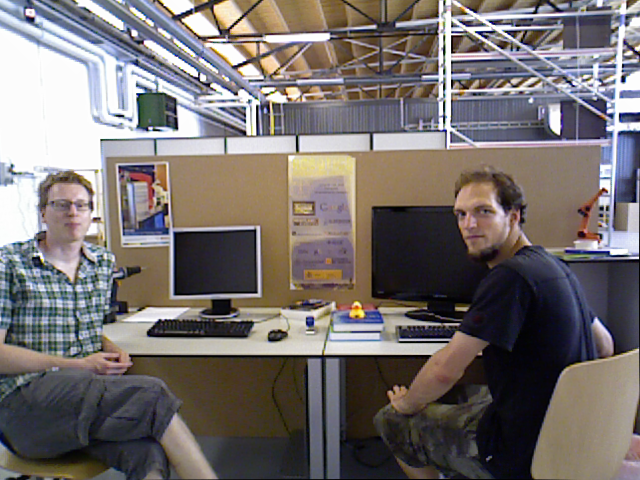
//> input picture ORB_SLAM3/tmp/frame.png, 640 x 480 px
$ ./yolo_seg_prototype ../tmp/frame.png ../tmp/frame.png   (built with g++ and OpenCV 4)
//> lines starting //> are read from the running program, lines starting //| are printed output that depends on the picture
// Standalone prototype: YOLOv8-seg inference via ONNX Runtime C++ API,
// replicating yolo_node.py's preprocessing/postprocessing so the output can
// be diffed against the Python (ultralytics) reference on the same frame.
// Not wired into ORB_SLAM3 yet - this only exists to de-risk the pre/post
// processing math before committing to the full rgbd-slam-node.cpp rewrite.
//
// Model I/O (confirmed via onnxruntime python introspection):
//   input  "images"  [1,3,640,640] float32
//   output "output0" [1,116,8400]  float32   (4 bbox + 80 class scores + 32 mask coeffs)
//   output "output1" [1,32,160,160] float32  (mask prototypes)

#include <onnxruntime_cxx_api.h>
#include <opencv2/opencv.hpp>

#include <algorithm>
#include <chrono>
#include <cmath>
#include <fstream>
#include <iostream>
#include <numeric>
#include <vector>

namespace {

constexpr int kInputSize = 640;
constexpr int kNumClasses = 80;
constexpr int kNumMaskCoeffs = 32;
constexpr int kProtoSize = 160;
constexpr float kConfThresh = 0.25f;
constexpr float kIouThresh = 0.7f;

const std::vector<int> kDynamicClasses = {0, 1, 2, 3, 5, 7};

struct LetterboxInfo {
    float scale;
    int padLeft, padTop;
    int unpadW, unpadH;
};

// Same convention as ultralytics' LetterBox: resize keeping aspect ratio to
// fit inside kInputSize x kInputSize, pad the rest with (114,114,114), pad
// split evenly on both sides.
cv::Mat Letterbox(const cv::Mat& img, LetterboxInfo& info) {
    float scale = std::min(static_cast<float>(kInputSize) / img.cols,
                            static_cast<float>(kInputSize) / img.rows);
    int unpadW = static_cast<int>(std::round(img.cols * scale));
    int unpadH = static_cast<int>(std::round(img.rows * scale));

    cv::Mat resized;
    cv::resize(img, resized, cv::Size(unpadW, unpadH), 0, 0, cv::INTER_LINEAR);

    int padW = kInputSize - unpadW;
    int padH = kInputSize - unpadH;
    int top = padH / 2;
    int bottom = padH - top;
    int left = padW / 2;
    int right = padW - left;

    cv::Mat out;
    cv::copyMakeBorder(resized, out, top, bottom, left, right,
                        cv::BORDER_CONSTANT, cv::Scalar(114, 114, 114));

    info.scale = scale;
    info.padLeft = left;
    info.padTop = top;
    info.unpadW = unpadW;
    info.unpadH = unpadH;
    return out;
}

float Sigmoid(float x) { return 1.0f / (1.0f + std::exp(-x)); }

struct Detection {
    float x1, y1, x2, y2;  // original-image pixel coords
    int classId;
    float conf;
    std::array<float, kNumMaskCoeffs> maskCoeffs;
};

float IoU(const Detection& a, const Detection& b) {
    float x1 = std::max(a.x1, b.x1);
    float y1 = std::max(a.y1, b.y1);
    float x2 = std::min(a.x2, b.x2);
    float y2 = std::min(a.y2, b.y2);
    float inter = std::max(0.0f, x2 - x1) * std::max(0.0f, y2 - y1);
    float areaA = (a.x2 - a.x1) * (a.y2 - a.y1);
    float areaB = (b.x2 - b.x1) * (b.y2 - b.y1);
    float uni = areaA + areaB - inter;
    return uni <= 0.0f ? 0.0f : inter / uni;
}

std::vector<Detection> NMS(std::vector<Detection> dets) {
    std::sort(dets.begin(), dets.end(),
              [](const Detection& a, const Detection& b) { return a.conf > b.conf; });
    std::vector<Detection> kept;
    std::vector<bool> removed(dets.size(), false);
    for (size_t i = 0; i < dets.size(); i++) {
        if (removed[i]) continue;
        kept.push_back(dets[i]);
        for (size_t j = i + 1; j < dets.size(); j++) {
            if (removed[j]) continue;
            // Per-class NMS (matches ultralytics default agnostic=False).
            if (dets[i].classId != dets[j].classId) continue;
            if (IoU(dets[i], dets[j]) > kIouThresh) removed[j] = true;
        }
    }
    return kept;
}

}  // namespace

int main(int argc, char** argv) {
    if (argc < 3) {
        std::cerr << "usage: " << argv[0] << " <model.onnx> <image.png> [out_dir] [--gpu]\n";
        return 1;
    }
    std::string modelPath = argv[1];
    std::string imagePath = argv[2];
    std::string outDir = ".";
    bool useGpu = false;
    for (int i = 3; i < argc; i++) {
        std::string arg = argv[i];
        if (arg == "--gpu") useGpu = true;
        else outDir = arg;
    }

    cv::Mat frame = cv::imread(imagePath, cv::IMREAD_COLOR);
//> frame is the input picture: 480 rows x 640 cols, CV_8UC3; mean B, G, R 110.5, 111.8, 118.1
    if (frame.empty()) {
        std::cerr << "failed to read image: " << imagePath << "\n";
        return 1;
    }
    std::cout << "frame size: " << frame.cols << "x" << frame.rows << "\n";
//| frame size: 640x480

    // ---- Preprocess ----
    LetterboxInfo lb;
    cv::Mat letterboxed = Letterbox(frame, lb);
//> in Letterbox, `cv::copyMakeBorder(resized, out, top, bottom, left, right, cv::BORDER_..`:
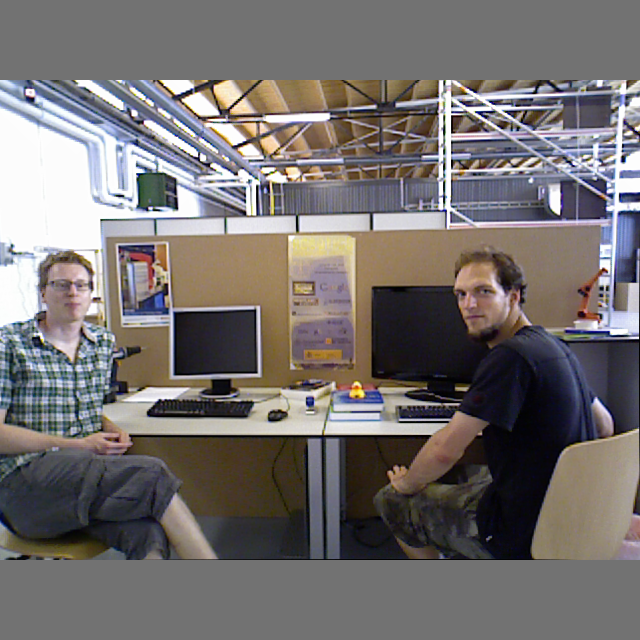
//> out: 640 rows x 640 cols, CV_8UC3; mean B, G, R 111.4, 112.3, 117.1

    cv::Mat rgb;
    cv::cvtColor(letterboxed, rgb, cv::COLOR_BGR2RGB);
    rgb.convertTo(rgb, CV_32F, 1.0 / 255.0);
//> rgb: 640 rows x 640 cols, CV_32FC3

    // HWC -> CHW
    std::vector<float> inputTensorValues(3 * kInputSize * kInputSize);
    std::vector<cv::Mat> channels(3);
    for (int c = 0; c < 3; c++) {
        channels[c] = cv::Mat(kInputSize, kInputSize, CV_32F,
                               inputTensorValues.data() + c * kInputSize * kInputSize);
    }
    cv::split(rgb, channels);
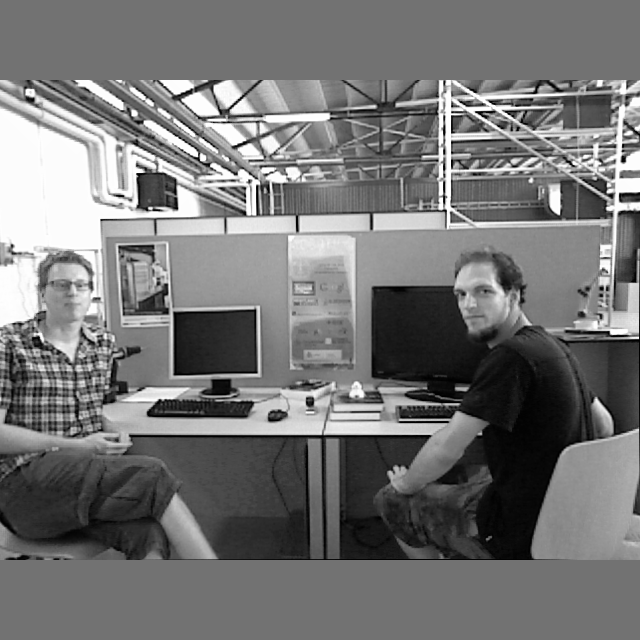
//> channels[0]: 640 rows x 640 cols, CV_32FC1; min 0, max 1, mean 0.459
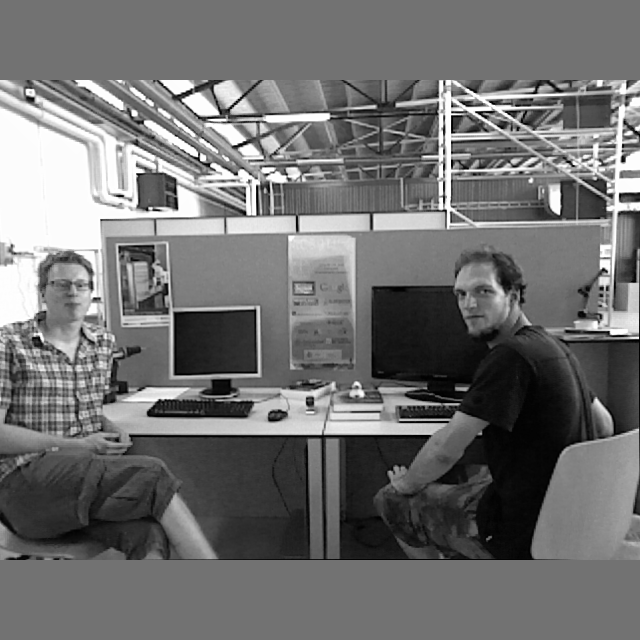
//> channels[1]: 640 rows x 640 cols, CV_32FC1; min 0, max 1, mean 0.44
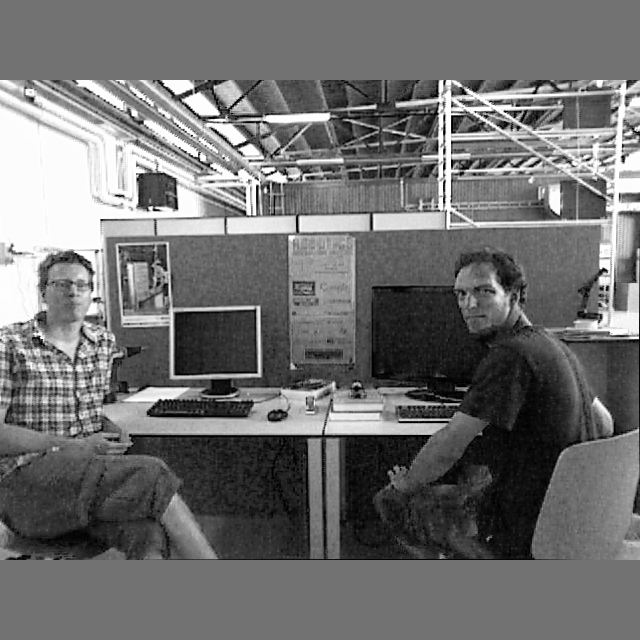
//> channels[2]: 640 rows x 640 cols, CV_32FC1; min 0, max 1, mean 0.437

    // ---- ONNX Runtime session ----
//> (the run ends here: the program needs code that is not available in this run, at `Ort::Env env(ORT_LOGGING_LEVEL_WARNING, "yolo_seg_prototype");`)
